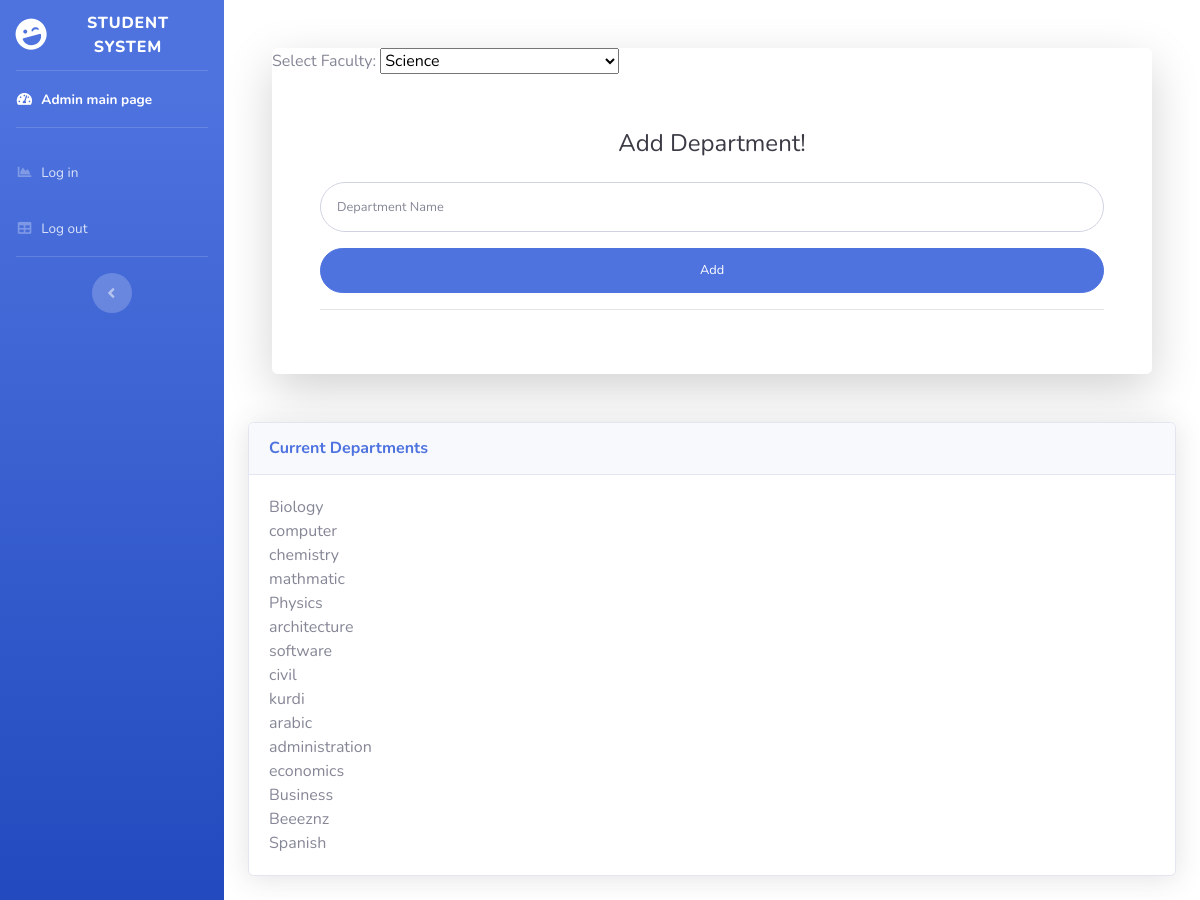
Page /manageRedesign/addDeppage.php on the committed database.
### tables this page shows
CREATE TABLE `department` (
  `Dep_ID` int(11) NOT NULL,
  `Dep_Name` varchar(250) NOT NULL,
  `F_ID` int(11) NOT NULL
);

### manageRedesign/addDeppage.php (the view, shortened to what this page needs)
<?php include('header.php'); ?>
<div class="container-fluid">
	<div class="container">
		<div class="card o-hidden border-0 shadow-lg my-5">
			<div class="card-body p-0">
				<div class="row">
					<div class="col-lg-12">
					<form class="user" method="POST" ACTION="./AddDep.php" enctype="multipart/form-data">
								<label for='faculties'>Select Faculty: </label>
			<select id="faculties" name="faculties">
			<?php
			$faculties = $MyDB -> query("SELECT * FROM faculty");
			while($faculty = $faculties->fetch_assoc()){
				$facultyName = $faculty["F_Name"];
				$facultyID = $faculty["F_ID"];
				echo "<option value='".$facultyID."'>".$facultyName."</option>";
			}
			?>
			</select>
						<div class="p-5">
							<div class="text-center">
								<h1 class="h4 text-gray-900 mb-4">Add Department!</h1>
							</div>
								<div class="form-group">
									<input type="text" class="form-control form-control-user" id="exampleInputEmail" placeholder="Department Name" name="departmentName">
								</div>
				<input name="submit" Type="submit" value="Add" class="btn btn-primary btn-user btn-block" />
								<hr>
							</form>
						</div>
					</div>
				</div>
			</div>
		</div>
	</div>
	<div class="card shadow mb-4">
		<div class="card-header py-3">
			<h6 class="m-0 font-weight-bold text-primary">Current Departments</h6>
		</div>
		<div class="card-body">
		<?php
		$departments = $MyDB->query("SELECT *FROM department");
		while ($department = $departments->fetch_assoc()) {
			$departmentName = $department["Dep_Name"];
			echo $departmentName . "<br>";
		}
		?>
		</div>
	</div>
</div>
<?php include('footer.php'); ?>

### rows in the picture
department: Dep_Name "Biology"
department: Dep_Name "computer"
department: Dep_Name "chemistry"
department: Dep_Name "mathmatic"
department: Dep_Name "Physics"
department: Dep_Name "architecture"
department: Dep_Name "software"
department: Dep_Name "civil"
department: Dep_Name "kurdi"
department: Dep_Name "arabic"
department: Dep_Name "administration"
department: Dep_Name "economics"
department: Dep_Name "Business"
department: Dep_Name "Beeeznz"
department: Dep_Name "Spanish"

### other values in the picture
form field faculties "Science"
